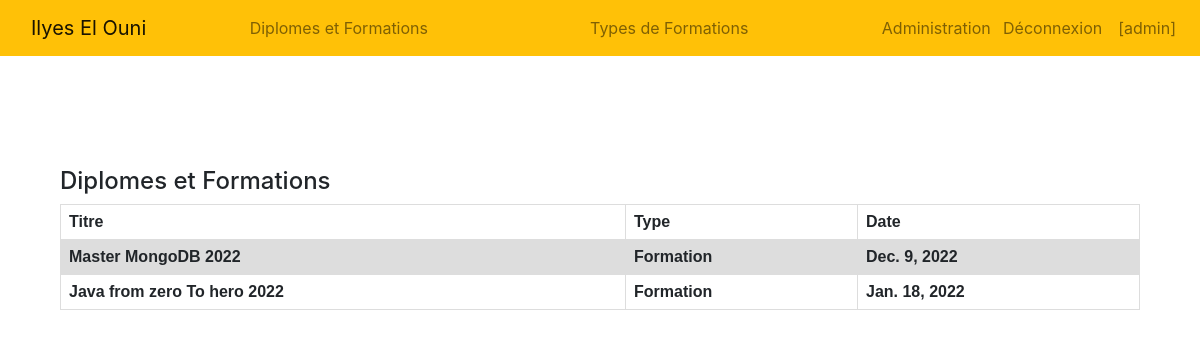
/cv/DiplomesEtFormations/ (signed in), run on the app's committed database.
### configuration/models.py (models this page shows, shortened)
class diplomesFormations(models.Model):
    Titre = models.CharField(max_length=100)
    Type =  models.ForeignKey('Types', on_delete=models.CASCADE,)
    date = models.DateField()

class Types(models.Model):
    nom = models.CharField(max_length=100)

### cv/views.py (the view)
# urls.py: path('DiplomesEtFormations/', views.list_diplomesEtformations, name='DiplomesEtFormations'),
def list_diplomesEtformations(request):
    listeDiplomesFormations = diplomesFormations.objects.all().values()
    listeTypes = Types.objects.all().values()
    context = {
    'listeDiplomesFormations': listeDiplomesFormations,
    'listeTypes': listeTypes,
    }
    return render(request, 'diplomesFormations.html', {'data':context})

### cv/templates/diplomesFormations.html (shortened to what this page needs)
<html>
<head>
    {% load static %}
    <link rel="stylesheet" href="{% static '../static/css/style.css' %}">
    <link rel="stylesheet" href="{% static '../static/css/bootstrap.min.css' %}">
</head>
<body>
    {% include "navbar.html" %}
      <div class="container">
       <div style="margin-top: 10%;">
        <div class="col-md-12">
            <h4>Diplomes et Formations</h4>
        </div>
        <div class="col-md-12 d-flex justify-content-center ">
            <table>
                <tr>
                    <th>Titre</th>
                    <th>Type</th>
                    <th>Date</th>
                </tr>
                {% for a in data.listeDiplomesFormations %}
                <tr>
                    <th>{{a.Titre}}</th>
                    {% for type in data.listeTypes %}
                        {% if type.id == a.Type_id %}
                            <th>{{type.nom}}</th>
                        {% endif %}
                    {% endfor %}
                    <th>{{a.date}}</th>
                </tr>
                {% endfor %}
            </table>
        </div>
    </div>
  </div>
</body>

### configuration/templates/navbar.html (shortened to what this page needs)
<Navbar>
     {% if request.user.is_authenticated %}
        <nav class="navbar navbar-expand-sm navbar-light bg-warning">
    {% else %}
        <nav class="navbar navbar-expand-sm navbar-dark bg-dark">
    {% endif %}
        <a class="navbar-brand col-2" href="">Ilyes El Ouni </a>
        <div class="collapse navbar-collapse">
            <ul class="navbar-nav mr-auto">
            {% if request.user.is_authenticated %}
                <li class="nav-item col-7">
                    <a class="nav-link" href="{% url 'diplomesFormationsCRUD' %}">Diplomes et Formations</a>
                </li>
                <li class="nav-item col-6">
                    <a class="nav-link" href="{% url 'typesFormationsCRUD' %}">Types de Formations</a>
                </li>
                <li class="nav-item col-6">
                    <a class="nav-link" href="/admin">Administration</a>
                </li>
            {% endif %}
            </ul>
            <ul class="navbar-nav ml-auto">
                {% if request.user.is_authenticated %}
                <li class="nav-item">
                    <a class="nav-link" href="{% url 'disconnect' %}">Déconnexion</a>
                </li>
               <li class="nav-item">
                    <a class="nav-link" href="{% url 'diplomesFormationsCRUD' %}">[{{ request.session.username }}]</a>
                </li>
                {% else %}
                <li class="nav-item">
                    <a class="nav-link" href="{% url 'connect' %}">Configuration</a>
                </li>
                {% endif %}
            </ul>
    </nav>

### cv/static/css/style.css (style rules this page uses)
able, th, td { border: 1px solid black; border-collapse: collapse; padding: 15px; }

### cv/templates/diplomesFormations.html (style rules this page uses)
table { font-family: arial, sans-serif; border-collapse: collapse; width: 100%; }
td, th { border: 1px solid #dddddd; text-align: left; padding: 8px; }
tr:nth-child(even) { background-color: #dddddd; }

### data on the page
diplomesFormations: Titre "Master MongoDB 2022", date "Dec. 9, 2022"
Types: nom "Formation"
diplomesFormations: Titre "Java from zero To hero 2022", date "Jan. 18, 2022"

### other printed values
{{ request.session.username }} "admin"
